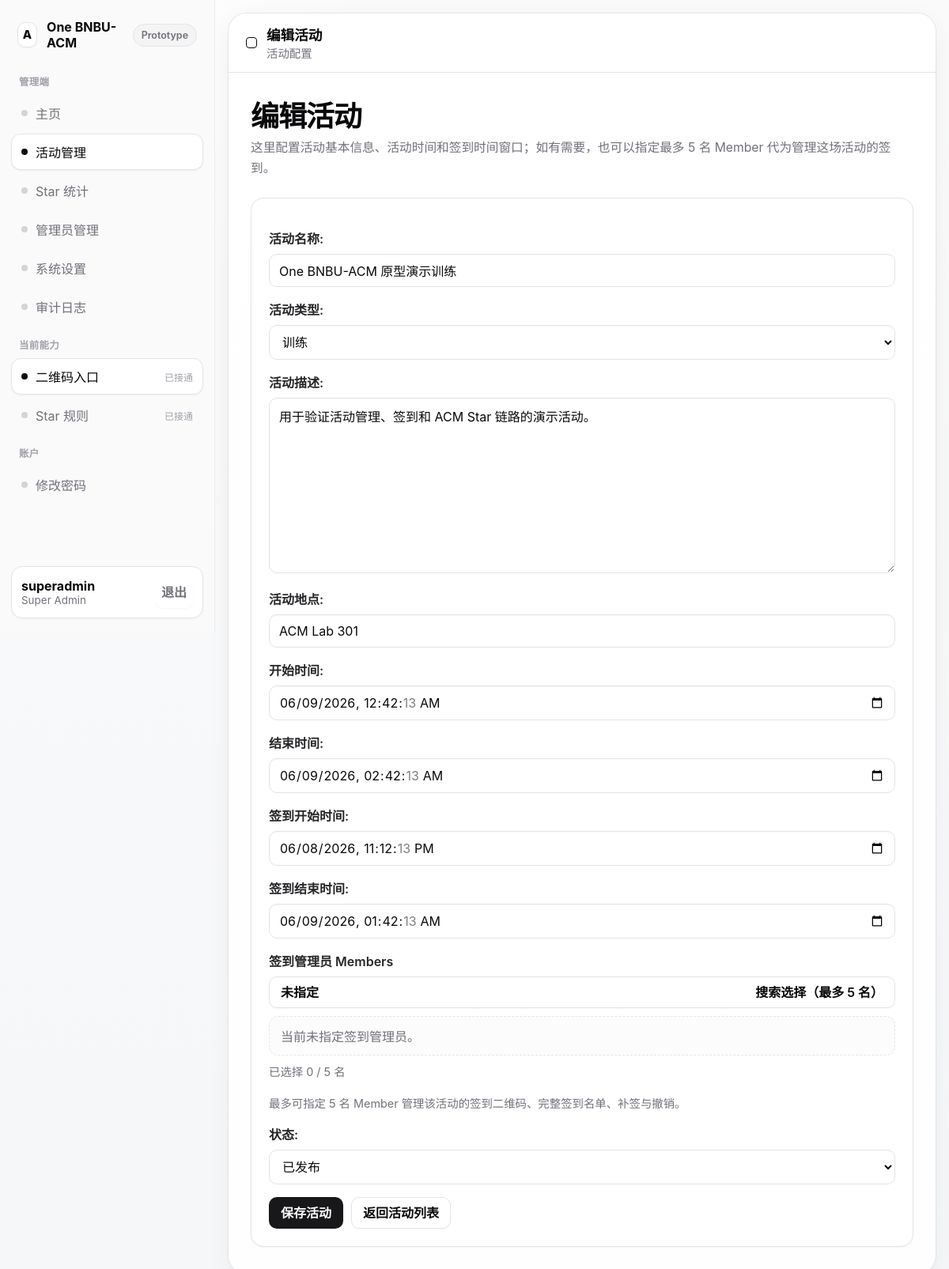
The page /management/events/1/edit/ (signed in) on the database as committed earlier.
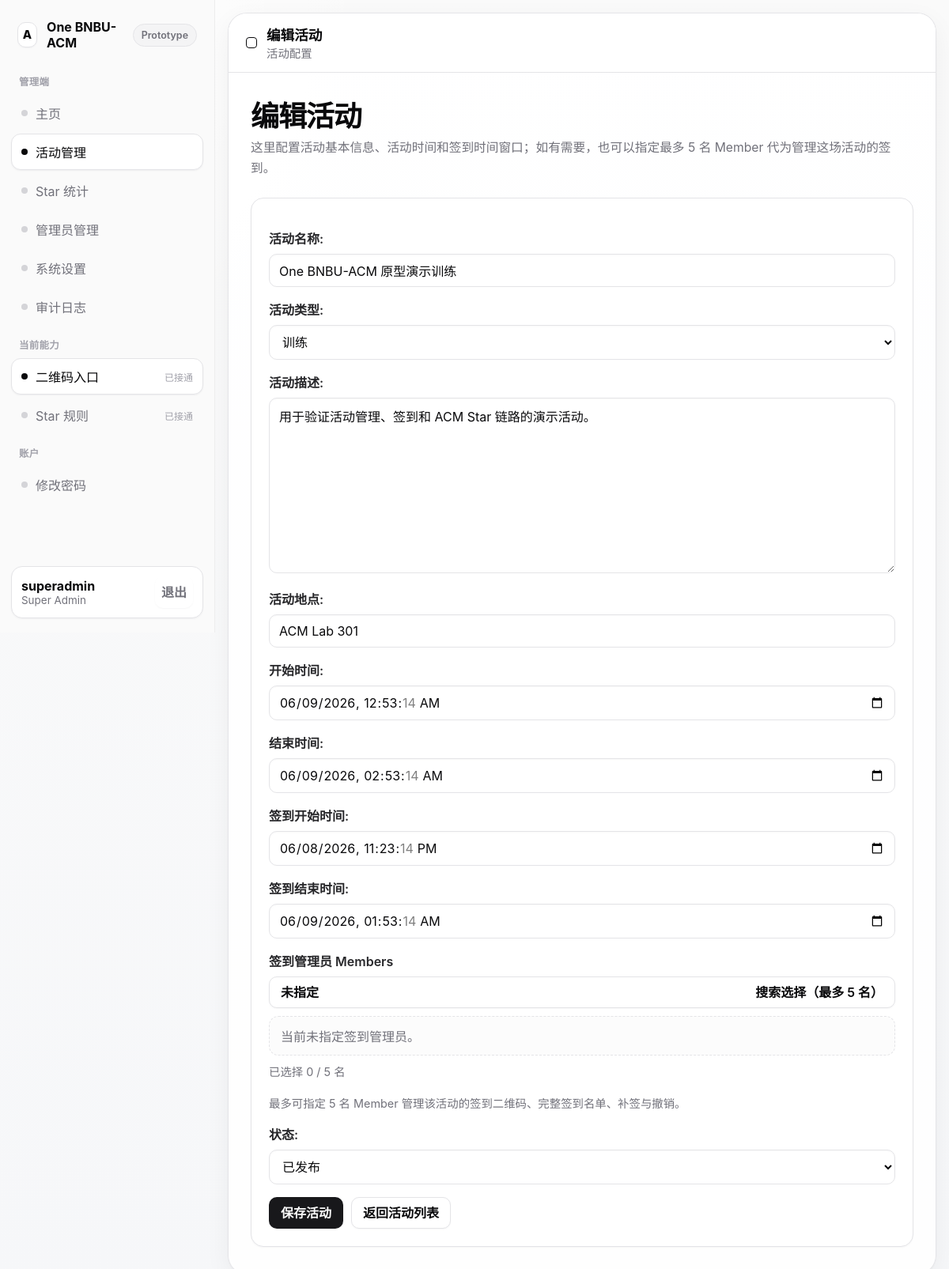
The same page on the database as committed later.
### core/models.py (models this page shows, shortened)
class Event(models.Model):
    class EventType(models.TextChoices):
        TRAINING = 'training', '训练'
        LECTURE = 'lecture', '讲座'
        SHARING = 'sharing', '分享会'
        CONTEST = 'contest', '比赛'
        OTHER = 'other', '其他'
    class ReviewStatus(models.TextChoices):
        PENDING = 'pending', '待审核'
        APPROVED = 'approved', '已通过'
        REJECTED = 'rejected', '已驳回'
    class Status(models.TextChoices):
        DRAFT = 'draft', '草稿'
        PUBLISHED = 'published', '已发布'
        CHECKIN_CLOSED = 'checkin_closed', '签到关闭'
        CANCELED = 'canceled', '已作废'
    title = models.CharField(max_length=200)
    event_type = models.CharField(max_length=20, choices=EventType.choices, default=EventType.TRAINING)
    description = models.TextField(blank=True)
    location = models.CharField(max_length=200)
    start_time = models.DateTimeField()
    end_time = models.DateTimeField()
    checkin_start_time = models.DateTimeField()
    checkin_end_time = models.DateTimeField()
    status = models.CharField(max_length=20, choices=Status.choices, default=Status.DRAFT)
    applicant = models.ForeignKey(
        User,
        null=True,
        blank=True,
        on_delete=models.SET_NULL,
        related_name='applied_events',
    )
    checkin_managers = models.ManyToManyField(
        User,
        blank=True,
        related_name='managed_events',
    )
    review_status = models.CharField(
        max_length=20,
        choices=ReviewStatus.choices,
        default=ReviewStatus.APPROVED,
    )
    reviewed_by = models.ForeignKey(
        User,
        null=True,
        blank=True,
        on_delete=models.SET_NULL,
        related_name='reviewed_events',
    )
    review_note = models.TextField(blank=True)
    reviewed_at = models.DateTimeField(null=True, blank=True)
    created_by = models.ForeignKey(User, on_delete=models.PROTECT, related_name='created_events')
    published_at = models.DateTimeField(null=True, blank=True)
    created_at = models.DateTimeField(auto_now_add=True)
    updated_at = models.DateTimeField(auto_now=True)
    class Meta:
        ordering = ['start_time']

### core/views.py (the view, shortened to what this page needs)
# urls.py: path('management/events/<int:event_id>/edit/', views.event_edit, name='event-edit'),
@login_required
def event_edit(request, event_id):
    if not require_management(request.user):
        return HttpResponseForbidden('仅管理员可访问。')
    event = get_object_or_404(Event.objects.prefetch_related('checkin_managers__member_profile'), pk=event_id)
    form = EventForm(request.POST or None, instance=event)
    return render(
        request,
        'core/management/event_form.html',
        {
            'form': form,
            'page_title': '编辑活动',
            'checkin_manager_choices': build_checkin_manager_choices(form.fields['checkin_managers'].queryset),
            'selected_checkin_manager_ids': form['checkin_managers'].value() or [],
        },
    )

### core/forms.py (called while the page is built)
def apply_widget_attrs(fields):
    text_like_widgets = (
        forms.TextInput,
        forms.EmailInput,
        forms.PasswordInput,
        forms.NumberInput,
        forms.Textarea,
        forms.DateTimeInput,
        forms.Select,
    )
    for field in fields.values():
        widget = field.widget
        attrs = widget.attrs.copy()
        if isinstance(widget, text_like_widgets):
            attrs.setdefault('placeholder', field.label)
        if isinstance(widget, forms.DateTimeInput):
            attrs.setdefault('step', 60)
        widget.attrs = attrs

### core/views.py (called while the page is built)
def require_management(user):
    return user.is_authenticated and user.role in {User.Roles.ADMIN, User.Roles.SUPER_ADMIN}

def build_checkin_manager_choices(queryset):
    return [
        {
            'id': user.id,
            'username': user.username,
            'real_name': user.member_profile.real_name,
            'student_id': user.member_profile.student_id,
            'email': user.member_profile.email or user.email,
            'major': user.member_profile.major,
        }
        for user in queryset
    ]

### templates/core/management/event_form.html (shortened to what this page needs)
{% extends "base.html" %}
{% block topbar_title %}{{ page_title }}{% endblock %}
{% block topbar_subtitle %}<div class="topbar-subtitle">活动配置</div>{% endblock %}
{% block content %}
<section class="page-hero">
    <h2>{{ page_title }}</h2>
    <p>这里配置活动基本信息、活动时间和签到时间窗口；如有需要，也可以指定最多 5 名 Member 代为管理这场活动的签到。</p>
</section>
<section class="card">
    <form method="post" class="form-grid">
        <div class="form-row">
            {{ form.title.label_tag }}
            {{ form.title }}
        </div>
        <div class="form-row">
            {{ form.event_type.label_tag }}
            {{ form.event_type }}
        </div>
        <div class="form-row">
            {{ form.description.label_tag }}
            {{ form.description }}
        </div>
        <div class="form-row">
            {{ form.location.label_tag }}
            {{ form.location }}
        </div>
        <div class="form-row">
            {{ form.start_time.label_tag }}
            {{ form.start_time }}
        </div>
        <div class="form-row">
            {{ form.end_time.label_tag }}
            {{ form.end_time }}
        </div>
        <div class="form-row">
            {{ form.checkin_start_time.label_tag }}
            {{ form.checkin_start_time }}
        </div>
        <div class="form-row">
            {{ form.checkin_end_time.label_tag }}
            {{ form.checkin_end_time }}
        </div>
        <div class="form-row">
            <label for="checkin-manager-open">签到管理员 Members</label>
            <div class="picker-shell">
                <button class="button picker-trigger" type="button" id="checkin-manager-open">
                    <span id="checkin-manager-label">未指定</span>
                    <span>搜索选择（最多 5 名）</span>
                </button>
                <div class="picker-meta" id="checkin-manager-meta">当前未指定签到管理员。</div>
                <div class="picker-selection-note" id="checkin-manager-note">已选择 0 / 5 名</div>
                <span class="helptext">{{ form.fields.checkin_managers.help_text }}</span>
            </div>
        </div>
        <div class="form-row">
            {{ form.status.label_tag }}
            {{ form.status }}
        </div>
        <div class="inline-actions">
            <button type="submit">保存活动</button>
            <a class="button ghost" href="{% url 'event-list-manage' %}">返回活动列表</a>
        </div>
    </form>
</section>
{% endblock %}

Rows that differ between the two databases and show on the page:
changed Event "One BNBU-ACM 原型演示训练": start_time "06/09/2026 00:42:13" → "06/09/2026 00:53:14"; end_time "06/09/2026 02:42:13" → "06/09/2026 02:53:14"; checkin_start_time "06/08/2026 23:12:13" → "06/08/2026 23:23:14"; checkin_end_time "06/09/2026 01:42:13" → "06/09/2026 01:53:14"
